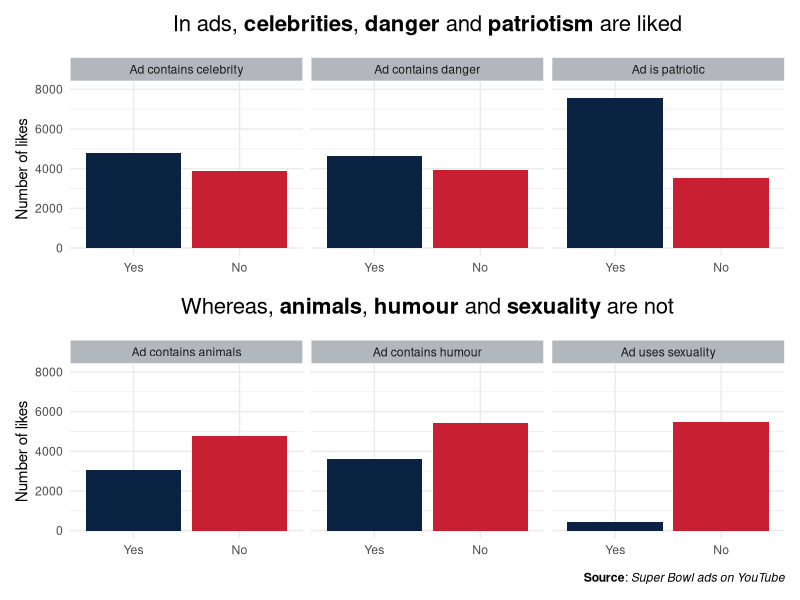

This chart was generated by the following R code:
## ---- chunk 1
knitr::opts_chunk$set(echo = TRUE, warning = FALSE, message = FALSE)
## ---- chunk 2
library(tidyverse)
library(ggtext)
library(patchwork)

superbowl_ads <- read_csv("data/youtube.csv")
## ---- chunk 3
ads_long <- superbowl_ads %>% 
  select(-show_product_quickly) %>% 
  pivot_longer(
    cols = funny:use_sex,
    names_to = "contains_category",
    values_to = "contains_value"
  ) 

ad_content <- ads_long %>% 
  group_by(contains_category, contains_value) %>% 
  summarise(avg_likes = mean(like_count, na.rm = T)) %>% 
  group_by(contains_category) %>% 
  # create lgl col that is TRUE when contains TRUE avg_likes > contains FALSE avg_likes
  # i.e. whether the ad should contain the thing to get more likes
  mutate(should_contain = avg_likes - lag(avg_likes) > 0) %>%
  fill(should_contain, .direction = "up") %>% 
  mutate(
    contains_category = recode(
      contains_category,
      animals = "Ad contains animals",
      celebrity = "Ad contains celebrity",
      danger = "Ad contains danger",
      patriotic = "Ad is patriotic",
      use_sex = "Ad uses sexuality",
      funny = "Ad contains humour"
      ),
    contains_value = as.character(contains_value),
    contains_value = recode(
      contains_value,
      "TRUE" = "Yes",
      "FALSE" = "No"
      ),
    contains_value = factor(contains_value, levels = c("Yes", "No"))
    )

## ---- chunk 4
ad_content_theme <- function() {
  theme_minimal() %+replace% 
        theme(plot.title = element_text(size = 16),
              strip.background = element_rect(fill = "#B0B7BD", colour = "white"))
}
## ---- chunk 5

g1 <- ad_content %>% 
  filter(should_contain == TRUE) %>% 
  ggplot() +
  aes(x = contains_value, y = avg_likes, fill = contains_value) +
  geom_col() +
  facet_wrap(~contains_category) +
  labs(x = element_blank(),
       title = "In ads, **celebrities**, **danger** and **patriotism** are liked<br>",
       y = "Number of likes") +
  scale_fill_manual(values = c("Yes" = "#0A2342", "No" = "#C81F32"),
                    guide = "none") +
  ad_content_theme() +
  ylim(0, 8000) +
  theme(
    plot.title = element_markdown()
  )
  

g2 <- ad_content %>% 
  filter(should_contain == FALSE) %>% 
  ggplot() +
  aes(x = contains_value, y = avg_likes, fill = contains_value) +
  geom_col() +
  facet_wrap(~contains_category) +
  labs(x = element_blank(),
       title = "Whereas, **animals**, **humour** and **sexuality** are not<br>",
       y = "Number of likes",
       caption = "**Source**: *Super Bowl ads on YouTube*") +
  scale_fill_manual(values = c("Yes" = "#0A2342", "No" = "#C81F32"),
                    guide = "none") +
  ad_content_theme() +
  ylim(0, 8000) +
  theme(
    plot.title = element_markdown(),
    plot.caption = element_markdown()
  )


g1 / g2
## ---- chunk 6
ad_text <- superbowl_ads %>% 
  select(year, brand, title, description, category_id) %>% 
  mutate(category_id = as.character(category_id),
         # source: https://gist.github.com/dgp/1b24bf2961521bd75d6c#gistcomment-2714395
         video_category = case_when(
              category_id == "1" ~ "Film & Animation",
              category_id == "2" ~ "Autos & Vehicles",
              category_id == "10" ~ "Music",
              category_id == "15" ~ "Pets & Animals",
              category_id == "17" ~ "Sports",
              category_id == "18" ~ "Short Movies",
              category_id == "19" ~ "Travel & Events",
              category_id == "20" ~ "Gaming",
              category_id == "21" ~ "Videoblogging",
              category_id == "22" ~ "People & Blogs",
              category_id == "23" ~ "Comedy",
              category_id == "24" ~ "Entertainment",
              category_id == "25" ~ "News & Politics",
              category_id == "26" ~ "Howto & Style",
              category_id == "27" ~ "Education",
              category_id == "28" ~ "Science & Technology",
              category_id == "29" ~ "Nonprofits & Activism",
              category_id == "30" ~ "Movies",
              category_id == "31" ~ "Anime/Animation",
              category_id == "32" ~ "Action/Adventure",
              category_id == "33" ~ "Classics",
              category_id == "34" ~ "Comedy",
              category_id == "35" ~ "Documentary",
              category_id == "36" ~ "Drama",
              category_id == "37" ~ "Family",
              category_id == "38" ~ "Foreign",
              category_id == "39" ~ "Horror",
              category_id == "40" ~ "Sci-Fi/Fantasy",
              category_id == "41" ~ "Thriller",
              category_id == "42" ~ "Shorts",
              category_id == "43" ~ "Shows",
              category_id == "44" ~ "Trailers",
              TRUE ~ "Unknown"
  ))

